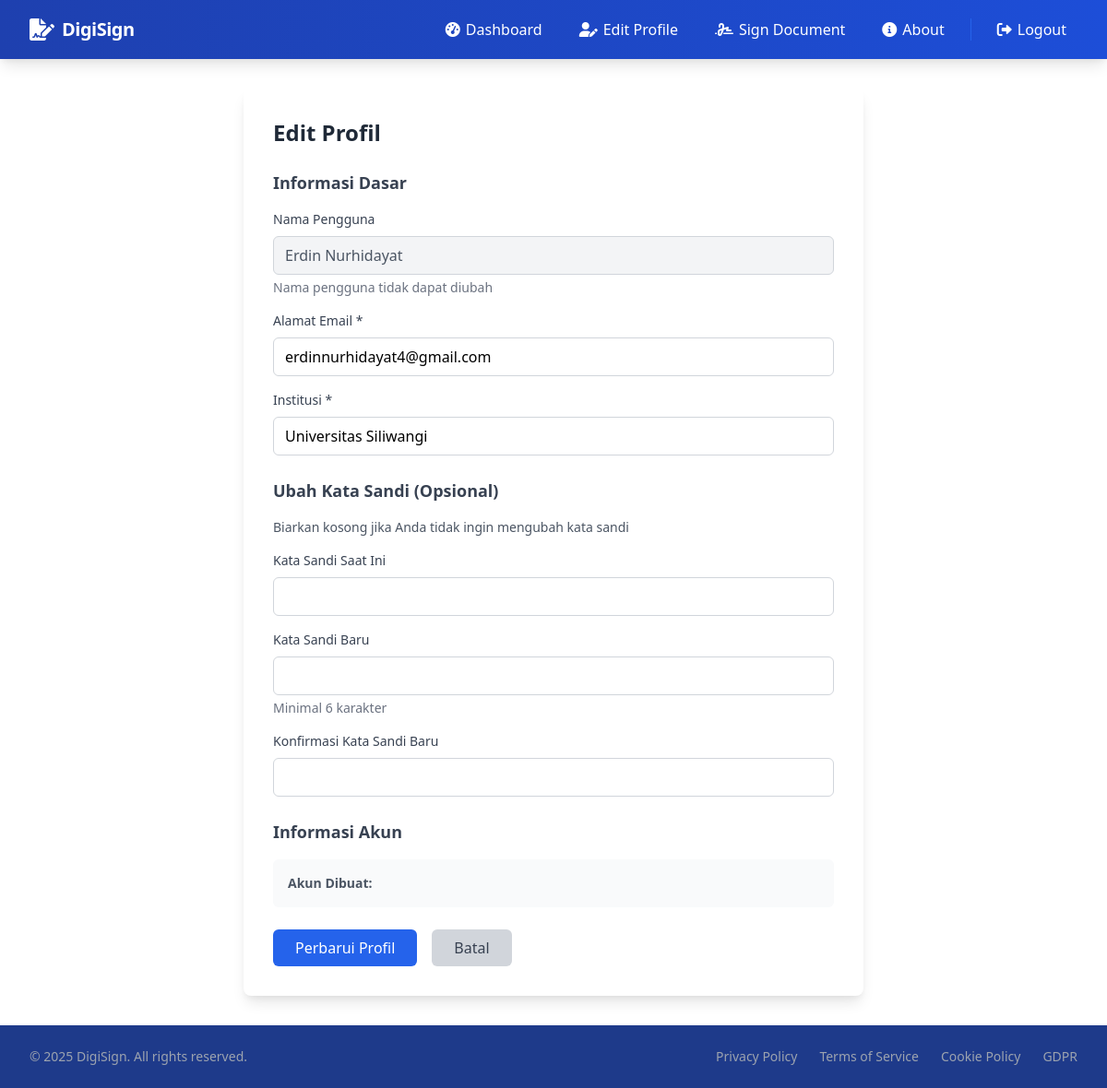
Screenshot of /edit_profile (signed in) with the database file from the repository.
### app.py (models this page shows)
class User(db.Model):
    id = db.Column(db.Integer, primary_key=True)
    username = db.Column(db.String(80), unique=True, nullable=False)
    password = db.Column(db.String(200), nullable=False)
    public_key = db.Column(db.LargeBinary, nullable=False)
    private_key = db.Column(db.LargeBinary, nullable=False)
    institution = db.Column(db.String(120), nullable=True)
    email = db.Column(db.String(120), nullable=True)

### app.py (the view, shortened to what this page needs)
@app.route('/edit_profile', methods=['GET', 'POST'])
def edit_profile():
    if 'username' not in session:
        flash('Please login to access this page.', 'error')
        return redirect(url_for('login'))
    if request.method == 'GET':
        user = User.query.filter_by(username=session['username']).first()
        if user:
            return render_template('edit_profile.html', user=user)
        else:
            flash('User not found.', 'error')
            return redirect(url_for('index'))  # atau url_for('dashboard')

### app.py (called while the page is built)
@app.context_processor
def inject_now():
    return {'now': datetime.utcnow}

### templates/edit_profile.html (shortened to what this page needs)
{% extends "base.html" %}
{% block content %}
<div class="max-w-2xl mx-auto">
    <div class="bg-white p-8 rounded-lg shadow-lg">
        <h2 class="text-2xl font-bold text-gray-800 mb-6">Edit Profil</h2>
        <form method="POST" action="{{ url_for('edit_profile') }}">
            <div class="mb-6">
                <h3 class="text-lg font-semibold text-gray-700 mb-4">Informasi Dasar</h3>
                <div class="mb-4">
                    <label for="username" class="block text-sm font-medium text-gray-700 mb-2">Nama Pengguna</label>
                    <input type="text" id="username" name="username" value="{{ user.username }}"
                           class="w-full px-3 py-2 bg-gray-100 border border-gray-300 rounded-md text-gray-600"
                           disabled readonly>
                    <p class="mt-1 text-sm text-gray-500">Nama pengguna tidak dapat diubah</p>
                </div>
                <div class="mb-4">
                    <label for="email" class="block text-sm font-medium text-gray-700 mb-2">Alamat Email *</label>
                    <input type="email" id="email" name="email" value="{{ user.email }}" required
                           class="w-full px-3 py-2 border border-gray-300 rounded-md focus:outline-none focus:ring-2 focus:ring-blue-500">
                </div>
                <div class="mb-4">
                    <label for="institution" class="block text-sm font-medium text-gray-700 mb-2">Institusi *</label>
                    <input type="text" id="full_name" name="institution" value="{{ user.institution }}" required
                           class="w-full px-3 py-2 border border-gray-300 rounded-md focus:outline-none focus:ring-2 focus:ring-blue-500">
                </div>
            </div>
            <div class="mb-6">
                <h3 class="text-lg font-semibold text-gray-700 mb-4">Ubah Kata Sandi (Opsional)</h3>
                <p class="text-sm text-gray-600 mb-4">Biarkan kosong jika Anda tidak ingin mengubah kata sandi</p>
                <div class="mb-4">
                    <label for="current_password" class="block text-sm font-medium text-gray-700 mb-2">Kata Sandi Saat Ini</label>
                    <input type="password" id="current_password" name="current_password"
                           class="w-full px-3 py-2 border border-gray-300 rounded-md focus:outline-none focus:ring-2 focus:ring-blue-500">
                </div>
                <div class="mb-4">
                    <label for="new_password" class="block text-sm font-medium text-gray-700 mb-2">Kata Sandi Baru</label>
                    <input type="password" id="new_password" name="new_password"
                           class="w-full px-3 py-2 border border-gray-300 rounded-md focus:outline-none focus:ring-2 focus:ring-blue-500">
                    <p class="mt-1 text-sm text-gray-500">Minimal 6 karakter</p>
                </div>
                <div class="mb-4">
                    <label for="confirm_password" class="block text-sm font-medium text-gray-700 mb-2">Konfirmasi Kata Sandi Baru</label>
                    <input type="password" id="confirm_password" name="confirm_password"
                           class="w-full px-3 py-2 border border-gray-300 rounded-md focus:outline-none focus:ring-2 focus:ring-blue-500">
                </div>
            </div>
            <div class="mb-6">
                <h3 class="text-lg font-semibold text-gray-700 mb-4">Informasi Akun</h3>
                <div class="bg-gray-50 p-4 rounded-md">
                    <p class="text-sm text-gray-600">
                        <strong>Akun Dibuat:</strong> {{ user.created_at }}
                    </p>
                </div>
            </div>
            <div class="flex gap-4">
                <button type="submit"
                        class="px-6 py-2 bg-blue-600 text-white rounded-md hover:bg-blue-700 focus:outline-none focus:ring-2 focus:ring-blue-500">
                    Perbarui Profil
                </button>
                <a href="{{ url_for('dashboard') }}"
                   class="px-6 py-2 bg-gray-300 text-gray-700 rounded-md hover:bg-gray-400 focus:outline-none focus:ring-2 focus:ring-gray-500">
                    Batal
                </a>
            </div>
        </form>
    </div>
</div>
{% endblock %}

### rows the page displays
User: username "Erdin Nurhidayat", email "erdinnurhidayat4@gmail.com", institution "Universitas Siliwangi"
